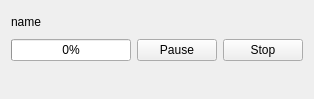
<?xml version="1.0" encoding="UTF-8"?>
<ui version="4.0">
 <class>File_Download</class>
 <widget class="QWidget" name="File_Download">
  <property name="geometry">
   <rect>
    <x>0</x>
    <y>0</y>
    <width>314</width>
    <height>99</height>
   </rect>
  </property>
  <property name="windowTitle">
   <string>Form</string>
  </property>
  <layout class="QVBoxLayout" name="verticalLayout">
   <item>
    <layout class="QHBoxLayout" name="horizontalLayout">
     <item>
      <widget class="QLabel" name="l_FileName">
       <property name="text">
        <string>name</string>
       </property>
      </widget>
     </item>
     <item>
      <spacer name="horizontalSpacer">
       <property name="orientation">
        <enum>Qt::Horizontal</enum>
       </property>
       <property name="sizeHint" stdset="0">
        <size>
         <width>40</width>
         <height>20</height>
        </size>
       </property>
      </spacer>
     </item>
    </layout>
   </item>
   <item>
    <layout class="QHBoxLayout" name="horizontalLayout_2" stretch="3,1,1">
     <item>
      <widget class="QProgressBar" name="progStarus">
       <property name="value">
        <number>0</number>
       </property>
      </widget>
     </item>
     <item>
      <widget class="QPushButton" name="pb_Pause">
       <property name="text">
        <string>Pause</string>
       </property>
      </widget>
     </item>
     <item>
      <widget class="QPushButton" name="pb_Stop">
       <property name="text">
        <string>Stop</string>
       </property>
      </widget>
     </item>
    </layout>
   </item>
   <item>
    <layout class="QHBoxLayout" name="horizontalLayout_3">
     <item>
      <widget class="QLabel" name="l_Status">
       <property name="text">
        <string/>
       </property>
      </widget>
     </item>
     <item>
      <spacer name="horizontalSpacer_2">
       <property name="orientation">
        <enum>Qt::Horizontal</enum>
       </property>
       <property name="sizeHint" stdset="0">
        <size>
         <width>40</width>
         <height>20</height>
        </size>
       </property>
      </spacer>
     </item>
    </layout>
   </item>
  </layout>
 </widget>
 <resources/>
 <connections/>
</ui>
